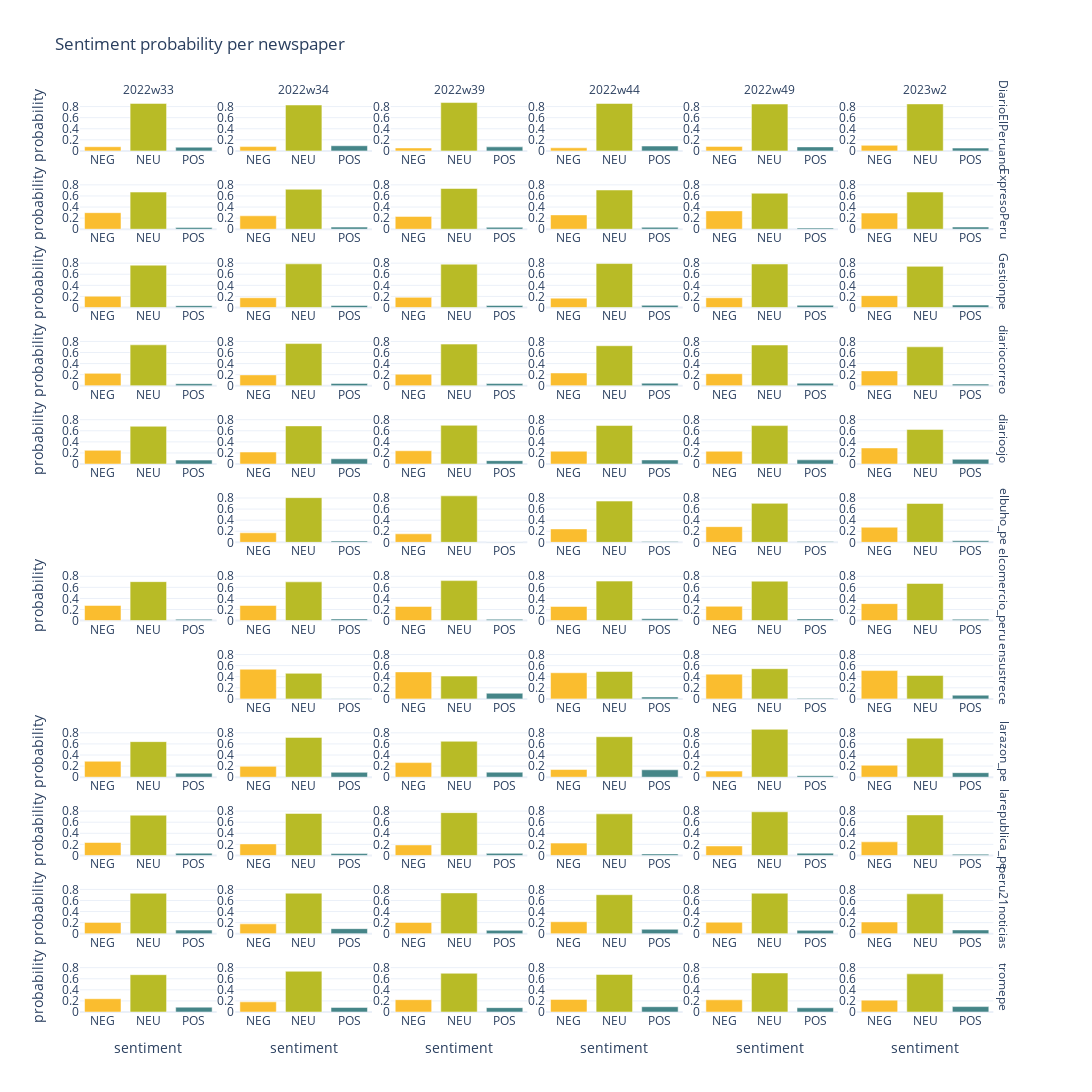

Notebook code for this chart:
### Code cell
fig = px.bar(
    sentiment_prob,
    x="sentiment",
    y="probability",
    facet_row="newspaper",
    facet_col="year_week",
    color="sentiment",
    color_discrete_sequence=gruvbox_colors,
    title="Sentiment probability per newspaper",
    height=2100,
    width=1600
    )

fig.for_each_annotation(lambda a: a.update(text=f"{a.text.split('=')[-1]}"))
fig.update_xaxes(matches=None, showticklabels=True)
fig.update_yaxes(showticklabels=True)
fig.update_layout(showlegend=False)

fig.write_html(f"{BASE_DIR}/reports/sentiment-prob-bar-{TIME_STAMPS[0]}-{TIME_STAMPS[-1]}.html")

fig.show()
